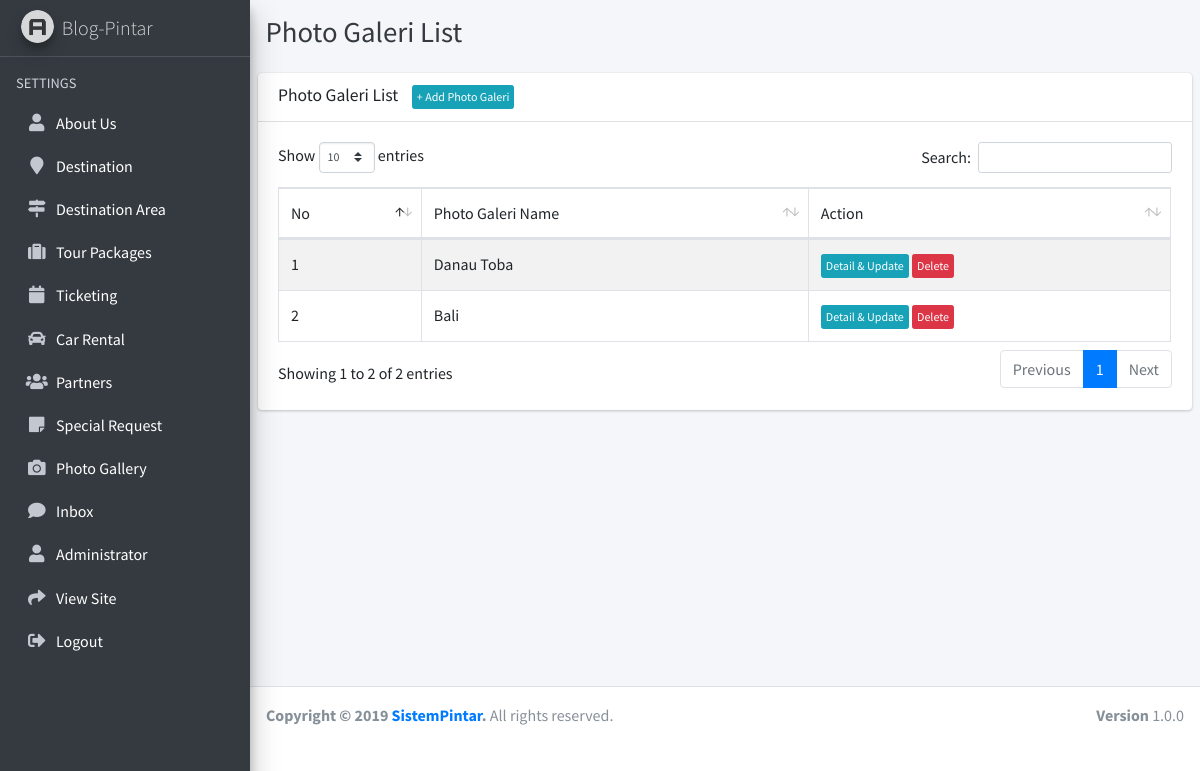
The app's page /admin/galeri/index.php (signed in), older data.
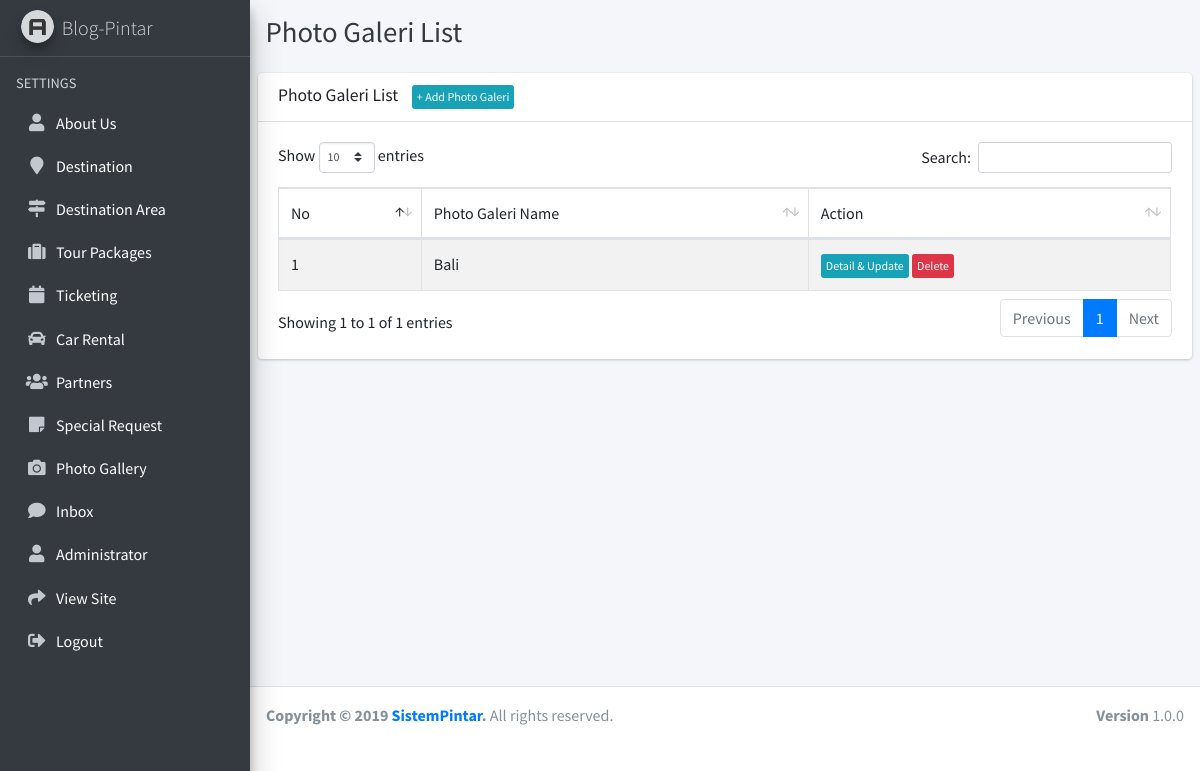
The same page, newer data.
### tables this page shows
CREATE TABLE `galeri` (
  `id` int(11) NOT NULL,
  `nama` varchar(100) NOT NULL,
  `deskripsi` text NOT NULL,
  `gambar` varchar(100) NOT NULL
);

### admin/galeri/index.php (the view, shortened to what this page needs)
<!DOCTYPE html>
<html>
<?php include '../adm_template/head.php'; ?>
<body class="hold-transition sidebar-mini layout-fixed">
<div class="wrapper">
  <?php include '../adm_template/sidebar.php'; ?>
  <div class="content-wrapper">
    <div class="content-header">
      <div class="container-fluid">
        <div class="row mb-2">
          <div class="col-sm-6">
            <h1 class="m-0 text-dark">Photo Galeri List</h1>
          </div>
        </div>
      </div>
    </div>
    <section class="content">
      <div class="row">
        <div class="col-12">
          <div class="card">
            <div class="card-header">
              <h3 class="card-title">Photo Galeri List
                <span style="margin-left: 10px;"><a href="tambah" class="btn btn-info btn-xs">+ Add Photo Galeri</a></span>
              </h3>
            </div>
            <div class="card-body">
              <table id="example1" class="table table-bordered table-striped">
                <thead>
                  <tr>
                    <td>No</td>
                    <td>Photo Galeri Name</td>
                    <td>Action</td>
                  </tr>
                </thead>
                <tbody>
                  <?php
                    $query_mysql = mysqli_query($koneksi,"SELECT * FROM galeri")or die(mysqli_error());
                    $nomor = 1;
                    while($data = mysqli_fetch_array($query_mysql)){
                      $id = $data['id'];
                      $nama = $data['nama'];
                  ?>
                  <tr>
                    <td><?php echo $nomor++; ?></td>
                    <td><?php echo $nama; ?></td>
                    <td>
                      <a href='ubah?id=<?php echo $id; ?>' class="btn btn-info btn-xs">Detail & Update</a>
                      <a href='hapus?id=<?php echo $id; ?>' class="btn btn-danger btn-xs">Delete</a>
                    </td>
                  </tr>
                  <?php } ?>
                </tbody>
              </table>
            </div>
          </div>
        </div>
      </div>
    </section>
  </div>
  <?php include '../adm_template/footer.php'; ?>
</div>
</body>
</html>

### admin/adm_template/head.php (shortened to what this page needs)
<head>
  <link rel="stylesheet" href="../plugins/fontawesome-free/css/all.min.css">
  <link rel="stylesheet" href="https://code.ionicframework.com/ionicons/2.0.1/css/ionicons.min.css">
  <link rel="stylesheet" href="../plugins/tempusdominus-bootstrap-4/css/tempusdominus-bootstrap-4.min.css">
  <link rel="stylesheet" href="../plugins/icheck-bootstrap/icheck-bootstrap.min.css">
  <link rel="stylesheet" href="../plugins/jqvmap/jqvmap.min.css">
  <link rel="stylesheet" href="../dist/css/adminlte.min.css">
  <link rel="stylesheet" href="../plugins/overlayScrollbars/css/OverlayScrollbars.min.css">
  <link rel="stylesheet" href="../plugins/daterangepicker/daterangepicker.css">
  <link rel="stylesheet" href="../plugins/summernote/summernote-bs4.css">
  <link rel="stylesheet" href="../plugins/datatables-bs4/css/dataTables.bootstrap4.css">
</head>

### admin/adm_template/sidebar.php
<aside class="main-sidebar sidebar-dark-primary elevation-4">
  <a href="index" class="brand-link">
    <img src="../dist/img/AdminLTELogo.png" alt="AdminLTE Logo" class="brand-image img-circle elevation-3"
         style="opacity: .8">
    <span class="brand-text font-weight-light">Blog-Pintar</span>
  </a>
  <div class="sidebar">
    <?php include '../adm_template/sidebar_menu.php'; ?>
  </div>
</aside>

### admin/adm_template/sidebar_menu.php
<nav class="mt-2">
  <ul class="nav nav-pills nav-sidebar flex-column" data-widget="treeview" role="menu" data-accordion="false">
    <li class="nav-header">SETTINGS</li>
    <li class="nav-item">
      <a href="../tentang" class="nav-link">
        <i class="nav-icon fa fa-user"></i>
        <p style="color: white">
          About Us
        </p>
      </a>
    </li>
    <li class="nav-item">
      <a href="../destination" class="nav-link">
        <i class="nav-icon fa fa-map-marker"></i>
        <p style="color: white">
          Destination
        </p>
      </a>
    </li>
    <li class="nav-item">
      <a href="../destination-area" class="nav-link">
        <i class="nav-icon fa fa-map-signs"></i>
        <p style="color: white">
          Destination Area
        </p>
      </a>
    </li>
    <li class="nav-item">
      <a href="../tour-packages" class="nav-link">
        <i class="nav-icon fa fa-suitcase"></i>
        <p style="color: white">
          Tour Packages
        </p>
      </a>
    </li>
    <li class="nav-item">
      <a href="../ticket" class="nav-link">
        <i class="nav-icon fa fa-calendar"></i>
        <p style="color: white">
          Ticketing
        </p>
      </a>
    </li>
    <li class="nav-item">
      <a href="../rental" class="nav-link">
        <i class="nav-icon fa fa-car"></i>
        <p style="color: white">
          Car Rental
        </p>
      </a>
    </li>
    <li class="nav-item">
      <a href="../partner" class="nav-link">
        <i class="nav-icon fa fa-users"></i>
        <p style="color: white">
          Partners
        </p>
      </a>
    </li>
    <li class="nav-item">
      <a href="../request" class="nav-link">
        <i class="nav-icon fa fa-sticky-note"></i>
        <p style="color: white">
          Special Request
        </p>
      </a>
    </li>
    <li class="nav-item">
      <a href="../galeri" class="nav-link">
        <i class="nav-icon fa fa-camera"></i>
        <p style="color: white">
          Photo Gallery
        </p>
      </a>
    </li>
    <li class="nav-item">
      <a href="../inbox" class="nav-link">
        <i class="nav-icon fa fa-comment"></i>
        <p style="color: white">
          Inbox
        </p>
      </a>
    </li>
    <li class="nav-item">
      <a href="../admin" class="nav-link">
        <i class="nav-icon fa fa-user"></i>
        <p style="color: white">
          Administrator
        </p>
      </a>
    </li>
    <li class="nav-item">
      <a href="../../index" class="nav-link" target="_blank">
        <i class="nav-icon fa fa-share"></i>
        <p style="color: white">
          View Site
        </p>
      </a>
    </li>
    <li class="nav-item">
      <a href="../logout" class="nav-link">
        <i class="nav-icon fas fa-sign-out-alt"></i>
        <p style="color: white">
          Logout
        </p>
      </a>
    </li>
  </ul>
</nav>

### admin/adm_template/footer.php
<footer class="main-footer">
  <strong>Copyright &copy; 2019 <a href="sistempintar.com">SistemPintar</a>.</strong>
  All rights reserved.
  <div class="float-right d-none d-sm-inline-block">
    <b>Version</b> 1.0.0
  </div>
</footer>

Row changes from the older to the newer data that the page shows:
removed galeri: nama "Danau Toba"
Text that changed along with them:
text written by a page script: "Show entries Search: Showing 1 to 2 of 2 entries Previous 1 Next" → "Show entries Search: Showing 1 to 1 of 1 entries Previous 1 Next"
